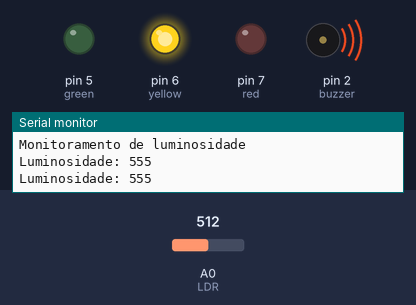
Recording of a sketch running on a simulated Arduino Uno, built with avr-gcc and run on an emulated ATmega328P. On the bench: output pins drawn as LEDs (lit = HIGH), buzzer (waves = sounding), the last lines printed to the serial monitor. The inputs (shaded band) are chosen by the test bench; at power-on: A0 (LDR) = 512.

Above: at 2.8 s.
2.9 s: A0 (LDR) set to 804
6.5 s: A0 (LDR) set to 820
At 7.5 s:
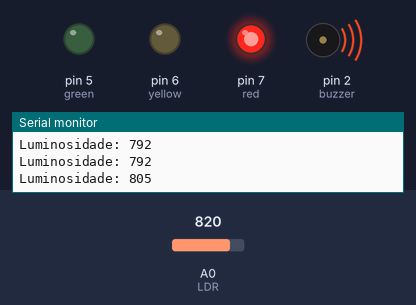
10.6 s: A0 (LDR) set to 716
At 14.5 s:
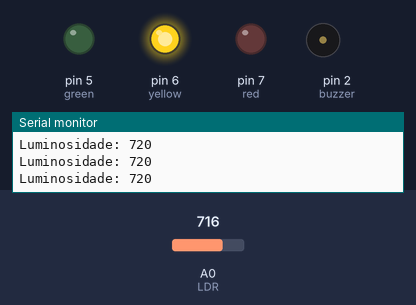
14.7 s: A0 (LDR) set to 900
At 16.4 s:
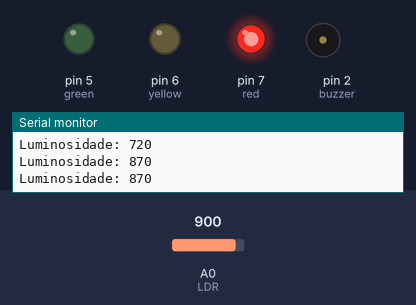
Timing chart, 0 to 19.8 s (numbered marks = the images above; inputs shaded):
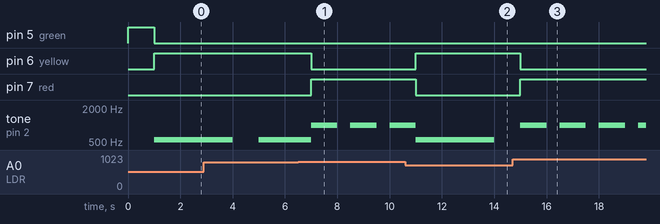

The sketch:

codigo_cp.ino
```cpp
const int LDR = A0;
const int buzzer = 2;
const int green = 5;
const int yellow = 6;
const int red = 7;


const int lumOK = 350;
const int lumMIN = 650;
const int lumALERT = 800;

int luminosidade;

bool alarme = false;
bool buzzerAmareloAtivo = false;
bool buzzerVermelhoAtivo = false;

unsigned long tempoUltimoBuzzer = 0;
unsigned long tempoInicioBuzzerAmarelo = 0;
unsigned long tempoInicioBuzzerVermelho = 0;
unsigned long tempoUltimaLeitura = 0;  // Variável para controlar a leitura do LDR

const unsigned long duracaoBuzzerAmarelo = 3000;
const unsigned long duracaoBuzzerVermelho = 1000;
const unsigned long intervaloBuzzerAmarelo = 1000;
const unsigned long intervaloBuzzerVermelho = 500;
const unsigned long intervaloLeituraLDR = 1000;

void setup() {
  pinMode(green, OUTPUT);
  pinMode(yellow, OUTPUT);
  pinMode(red, OUTPUT);
  pinMode(buzzer, OUTPUT);

  Serial.begin(9600);
  Serial.println("Monitoramento de luminosidade");
}

void loop() {
  unsigned long agora = millis();

  // Ler o LDR a cada 1 segundo
  if (agora - tempoUltimaLeitura >= intervaloLeituraLDR) {
    tempoUltimaLeitura = agora;  // Atualiza o tempo da última leitura
    luminosidade = analogRead(LDR);
    luminosidade= map(luminosidade,0,1023,140,970);//funcao map
    Serial.print("Luminosidade: ");
    Serial.println(luminosidade);
  }

  if (luminosidade >= lumALERT) { //estado de alerta(vermelho)
    digitalWrite(green, 0);
    digitalWrite(yellow, 0);
    digitalWrite(red, 1);
    alarme= true;
    //noTone(buzzer);  // Para o buzzer
    buzzerAmareloAtivo = false;
    //buzzerVermelhoAtivo = true;
    //tempoUltimoBuzzer = 0;

    if (!buzzerVermelhoAtivo && (agora - tempoUltimoBuzzer >= intervaloBuzzerVermelho || tempoUltimoBuzzer == 0)) {
      tone(buzzer, 1000);  // Toca o buzzer com frequência maior para o vermelho
      tempoInicioBuzzerVermelho = agora;
      buzzerVermelhoAtivo = true;
    }

    if (buzzerVermelhoAtivo && (agora - tempoInicioBuzzerVermelho >= duracaoBuzzerVermelho)) {
      noTone(buzzer);  // Para o som após a duração do buzzer
      buzzerVermelhoAtivo = false;
      tempoUltimoBuzzer = agora;  // Atualiza o tempo do último toque
    }

  } else if (luminosidade >= lumOK && luminosidade < lumALERT) { //estado de atenção (amarelo)
    digitalWrite(green, 0);
    digitalWrite(yellow, 1);
    digitalWrite(red, 0);
    alarme = true;
    buzzerVermelhoAtivo = false;  // Não ativa o buzzer vermelho

    if (!buzzerAmareloAtivo && (agora - tempoUltimoBuzzer >= intervaloBuzzerAmarelo || tempoUltimoBuzzer == 0)) {
      tone(buzzer, 550);  // Toca o buzzer com frequência menor para o amarelo
      tempoInicioBuzzerAmarelo = agora;
      buzzerAmareloAtivo = true;
    }

    if (buzzerAmareloAtivo && (agora - tempoInicioBuzzerAmarelo >= duracaoBuzzerAmarelo)) {
      noTone(buzzer);  // Para o som após a duração do buzzer
      buzzerAmareloAtivo = false;
      tempoUltimoBuzzer = agora;  // Atualiza o tempo do último toque
    }

  } else {
    digitalWrite(green, 1); //tudo okay!!!!!!
    digitalWrite(yellow, 0);
    digitalWrite(red, 0);
    alarme = false;
    buzzerAmareloAtivo = false;  // Não ativa o buzzer amarelo
    noTone(buzzer);
    buzzerVermelhoAtivo = false;
    tempoUltimoBuzzer = 0;
  }
}


//Explicação do "bool" e "unsigned long"
 //bool:
 //Uma variável bool pode ter apenas dois valores: true (1) ou false (0).
 //É usada para representar condições ou estados lógicos.
 //Por exemplo, pode-se usar um bool para indicar
 //se um sensor está ativado ou desativado.

 //unsigned long:
 //Adicionado antes de um tipo de dado inteiro (int, long, byte),
 //indica que a variável só pode armazenar valores positivos
 //(0 ou maior). Por exemplo, unsigned long armazenará
 //valores de 0 a 4.294.967.295. void setup() {

//O operador de negação lógico (!) inverte o significado do respectivo operando. O operando deve ser do tipo aritmético ou ponteiro (ou uma expressão que é avaliada para o tipo aritmético ou ponteiro). O operando é convertido implicitamente no tipo bool. O resultado será true se o operando convertido for false; o resultado será false se o operando convertido for true. O resultado é do tipo bool.
```

Measured:
- the behaviour switches between 813 and 814 on A0 (LDR) (found by bisection; images 0 and 1)
- after the input at 6.5 s, pin 6 (yellow): HIGH → LOW after 0.50 s; pin 7 (red): LOW → HIGH after 0.50 s
- after the input at 10.6 s, pin 6 (yellow): LOW → HIGH after 0.40 s; pin 7 (red): HIGH → LOW after 0.40 s
- after the input at 14.7 s, pin 6 (yellow): HIGH → LOW after 0.30 s; pin 7 (red): LOW → HIGH after 0.30 s
- by itself, tone on pin 2 (buzzer): alternates 1000 Hz for 1.0 s and silent for 0.50 s
